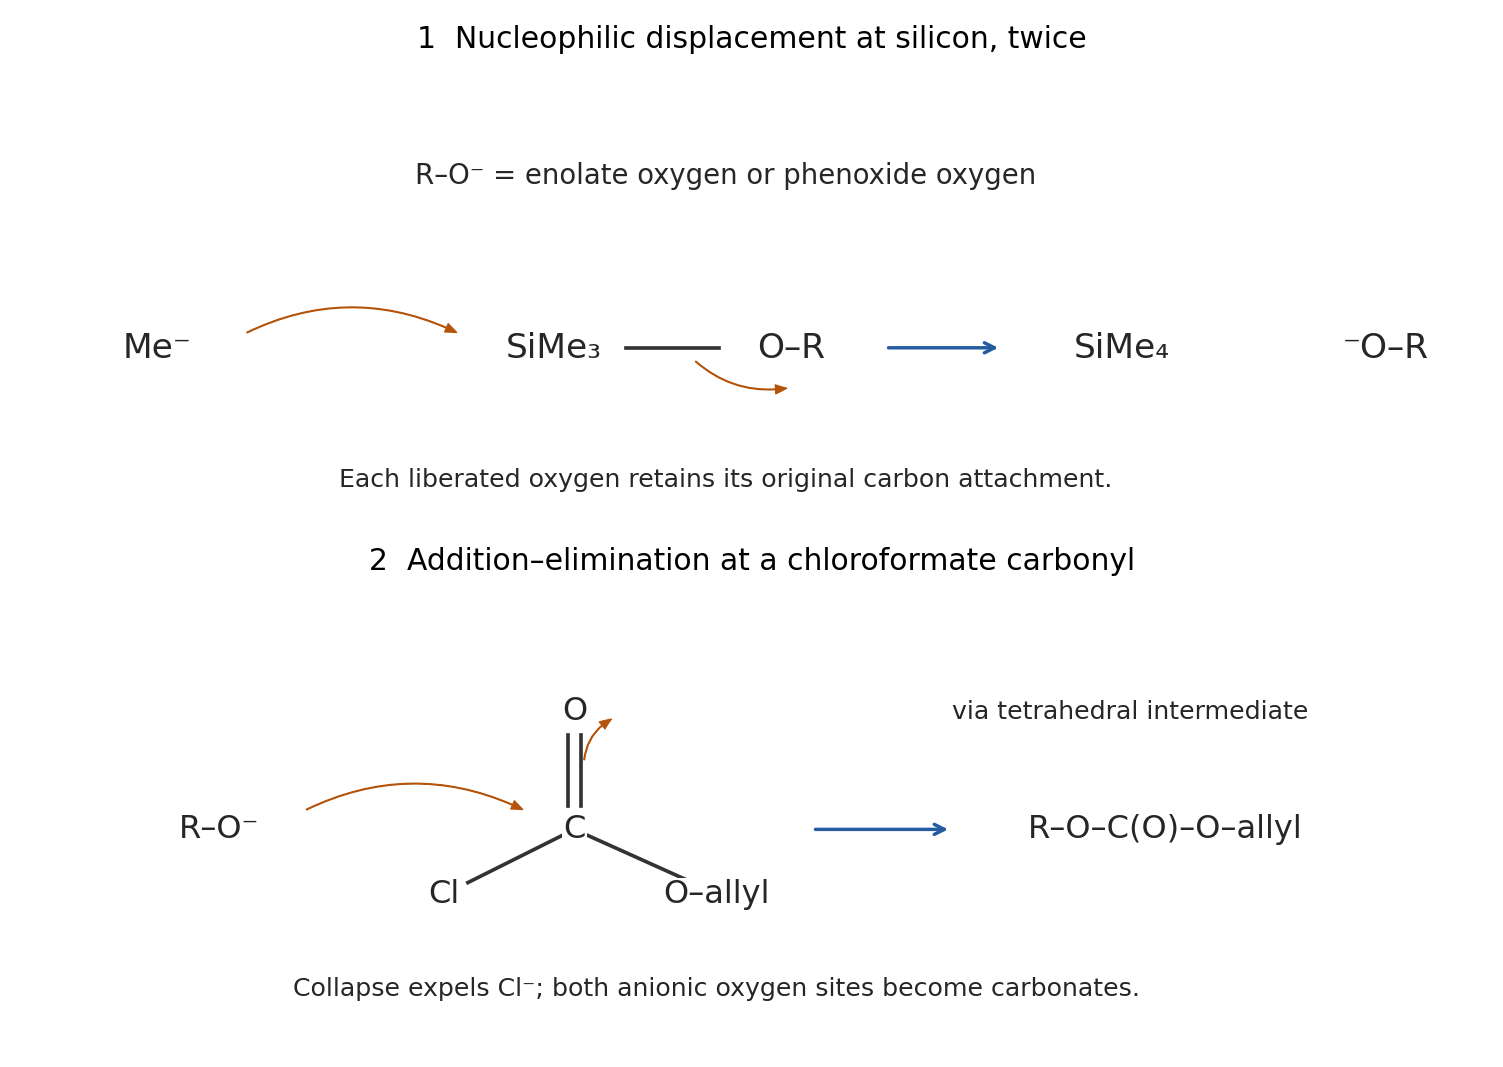

Reproduce this figure in Python.
"""Original solution diagram; Python 3.14, numpy, matplotlib. Output PNG goes to cwd."""
import sys
sys.dont_write_bytecode=True
from pathlib import Path
sys.path.insert(0,str(Path(__file__).resolve().parents[2]/'tools'))
import matplotlib
matplotlib.use('Agg')
import matplotlib.pyplot as plt
import numpy as np
import chemistry_diagram as d
plt.rcParams.update({'font.size':11})
def txt(a,p,s,size=12,color='0.15'):d.atom(a,p,s,size=size,color=color)
def setup(a,x=(-3,3),y=(-2.5,2.5),title=None):d.finish(a,x,y,title)
def save(fig,name):
 fig.tight_layout();fig.savefig(name,dpi=165,facecolor='white',bbox_inches='tight',pad_inches=.15);plt.close(fig)

fig,axs=plt.subplots(2,1,figsize=(11,6.5),facecolor='white')
a=axs[0];setup(a,(-1,10),(-1.3,2.1),'1  Nucleophilic displacement at silicon, twice')
for p,s in [((0,0),'Me⁻'),((3,0),'SiMe₃'),((4.8,0),'O–R'),((7.3,0),'SiMe₄'),((9.3,0),'⁻O–R')]:txt(a,p,s,15)
d.bond(a,(3.55,0),(4.25,0));d.curly(a,(.65,.1),(2.3,.1),-.25);d.curly(a,(4.05,-.08),(4.8,-.3),.25);d.flow(a,(5.5,0),(6.4,0))
txt(a,(4.3,1.3),'R–O⁻ = enolate oxygen or phenoxide oxygen',12);txt(a,(4.3,-1),'Each liberated oxygen retains its original carbon attachment.',11)
a=axs[1];setup(a,(-1,10),(-1.8,2),'2  Addition–elimination at a chloroformate carbonyl')
for p,s in [((0,0),'R–O⁻'),((3,0),'C'),((3,1),'O'),((4.2,-.55),'O–allyl'),((1.9,-.55),'Cl'),((8,0),'R–O–C(O)–O–allyl')]:txt(a,p,s,14)
d.bond(a,(3,.2),(3,.8),2);d.bond(a,(3,0),(4,-.45));d.bond(a,(3,0),(2.1,-.45));d.curly(a,(.7,.15),(2.6,.15),-.25);d.curly(a,(3.08,.55),(3.35,.95),-.3);d.flow(a,(5,0),(6.2,0))
txt(a,(7.7,1),'via tetrahedral intermediate',11);txt(a,(4.2,-1.35),'Collapse expels Cl⁻; both anionic oxygen sites become carbonates.',11)
save(fig,'paper-1-oxygen-trapping.png')
